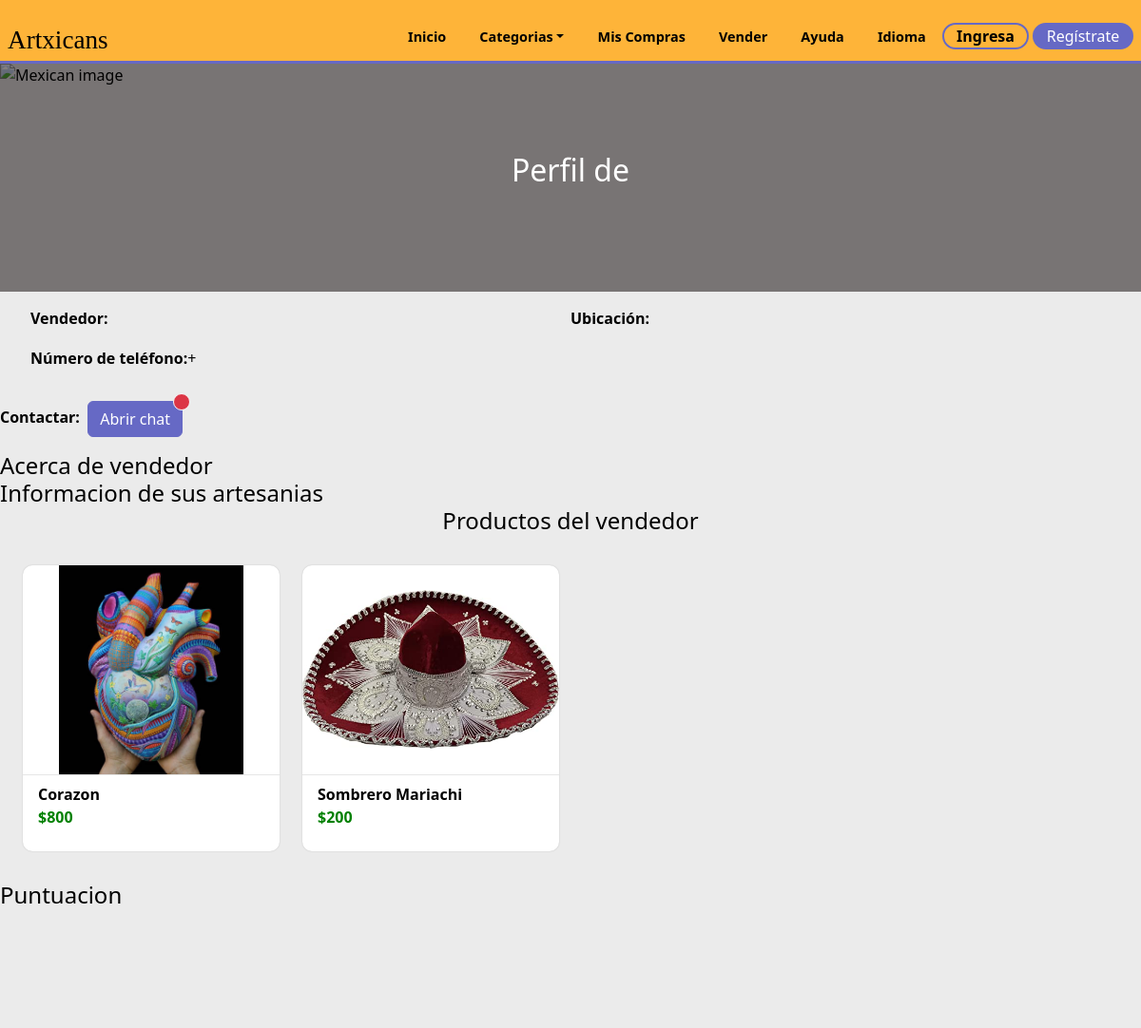
Page /profile-seller.php?seller_data=5 (upper part) on the earlier database version.
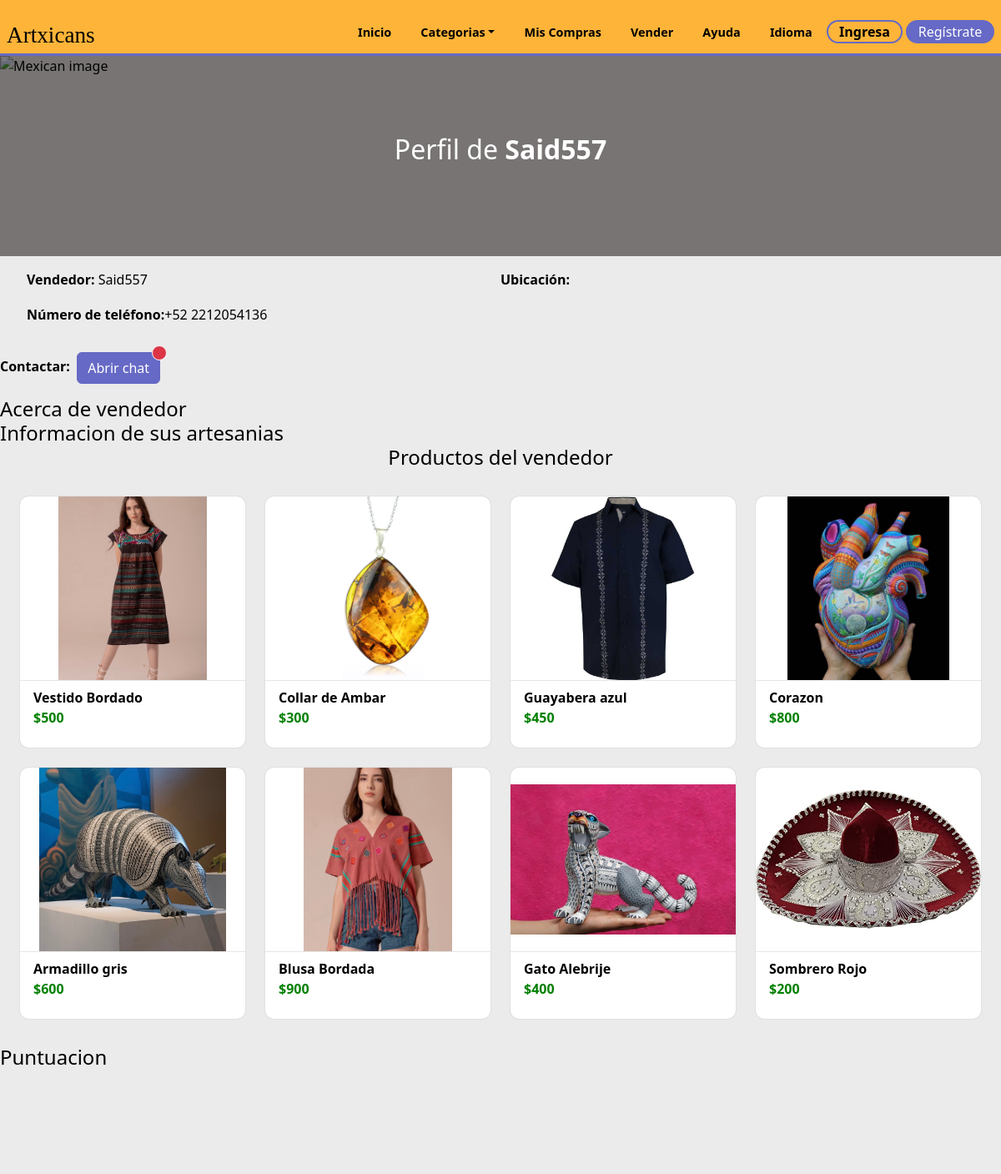
Same page on the later database version.
### tables this page shows
CREATE TABLE `products` (
  `id_product` int(11) NOT NULL,
  `product` varchar(80) NOT NULL,
  `image1` varchar(80) NOT NULL,
  `price` int(11) NOT NULL,
  `description` varchar(250) NOT NULL,
  `category` varchar(30) NOT NULL,
  `stock` int(11) NOT NULL,
  `image2` varchar(30) NOT NULL,
  `image3` varchar(30) NOT NULL,
  `ID` int(11) DEFAULT NULL
);

CREATE TABLE `reg_sellers` (
  `IDregseller` int(11) NOT NULL,
  `Nombre` varchar(255) NOT NULL,
  `apellidos` varchar(255) NOT NULL,
  `nickname` varchar(255) NOT NULL,
  `lada` int(4) NOT NULL,
  `telefono` varchar(20) NOT NULL,
  `telefonoref` varchar(20) NOT NULL,
  `domicilio` varchar(255) NOT NULL,
  `postal` varchar(10) NOT NULL,
  `identificador` varchar(255) NOT NULL,
  `solicitud` varchar(50) NOT NULL,
  `ID` int(11) DEFAULT NULL
);

### profile-seller.php (the view, shortened to what this page needs)
<?php
    include('./templates/cabecera.php');
    include('./global/conexion.php');
    $user = $_GET['seller_data'];
    $query = mysqli_query($conn,"SELECT * FROM reg_sellers WHERE ID = $user");
    $data = mysqli_fetch_array($query);
?>
    <section class="profile-data">
        <div class="profile-seller">
        <div class="overlay-seller"></div>
        <div class="profileContent container">
            <div class="profileText">
                <h1 class="title-profile">Perfil de <strong><?php echo $data['nickname']?></strong></h1>
            </div>
        </div>
    </div>
    <div class="inf0-seller">
        <p><strong>Vendedor:</strong>&nbsp;<?php echo $data['nickname']?></p>
        <p><strong>Ubicación:</strong></p>
        <p><strong>Número de teléfono:</strong>+<?php echo $data['lada'];?>&nbsp;<?php echo $data['telefono']?></p>
    </div>
    <div class="chat">
            <p><strong>Contactar:</strong>&nbsp;&nbsp;<button type="button" class="btn btn-info position-relative">
        Abrir chat
        <span class="position-absolute top-0 start-100 translate-middle p-2 bg-danger border border-light rounded-circle">
        </span>
        </button></p>
    </div>
        <h2>Acerca de vendedor </h2>
        <h2>Informacion de sus artesanias </h2>
    <div class="products-seller">
        <h2 align="center">Productos del vendedor</h2>
        <div class='mainContent grid' id="mainContent">
       <?php
        $query3 = mysqli_query($conn,"SELECT * FROM products WHERE ID = $user");
        while($data3 = mysqli_fetch_array($query3)){
       ?>
       <div class="single-product">
        <a href="product.php?id_product=<?php echo $data3['id_product'];?>" class='referencia'>
             <div class='imgDiv'>
                <img src="assets/products/<?php echo $data3['image1'];?>"  alt="<?php echo $data3['product']?>">
            </div>
            <div class="card-info">
                <span class="product-title"><?php echo $data3['product'];?></span>
                <span class="price">$<?php echo $data3['price'];?></span>
            </div>
           </a>
        </div>
    <?php }?>
        </div>
    </div>
        <h2>Puntuacion</h2>
    </section>
<?php
    include('./templates/pie.php');
?>

Differences in the rows shown:
added reg_sellers: nickname "Said557", lada "52", telefono "2212054136"
now on this page (row edited): products: image1 (picture), product "Vestido Bordado", price "500"
now on this page (row edited): products: image1 (picture), product "Collar de Ambar", price "300"
now on this page (row edited): products: image1 (picture), product "Guayabera azul", price "450"
now on this page (row edited): products: image1 (picture), product "Armadillo gris", price "600"
now on this page (row edited): products: image1 (picture), product "Blusa Bordada", price "900"
now on this page (row edited): products: image1 (picture), product "Gato Alebrije", price "400"
changed products: product "Sombrero Mariachi" → "Sombrero Rojo"
